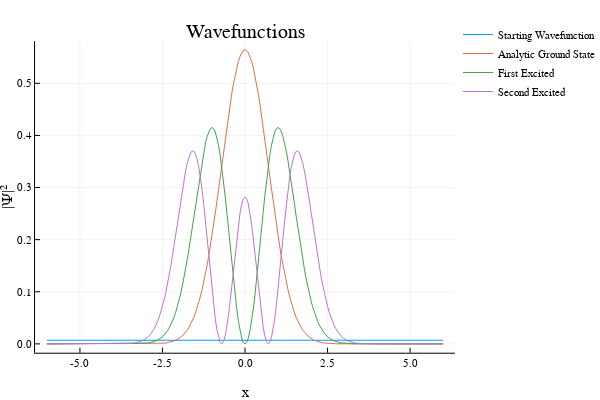

Notebook code for this chart:
### Code cell
Ψ0=(1.0/(2*xmax))*ones(Complex{Float64},N);
Ψtrue=(1+0*im).*ϕ.(x);
fΨtrue=fft(Ψtrue);
Ψ1=(1+0*im).*ϕ1.(x);
Ψ2=(1+0*im).*ϕ2.(x);
Ψ4=(1+0*im).*ϕ4.(x);

plot(x,abs2.(Ψ0),label="Starting Wavefunction")
plot!(x,abs2.(Ψtrue),label="Analytic Ground State")
plot!(x,abs2.(Ψ1),label="First Excited")
plot!(x,abs2.(Ψ2),label="Second Excited")


plot!(xlabel="x",ylabel="|Ψ|²",
    title="Wavefunctions")

### Figure 1 — Plotly figure (JSON) as saved in the notebook; plotly's stock layout.template omitted (floating-point values rounded to 4 significant figures; data arrays with more than 128 entries replaced by an {"elided": "..."} marker saying what was removed)
{"data": [{"colorbar": {"title": ""}, "hoverinfo": "text", "legendgroup": "Starting Wavefunction", "line": {"color": "rgba(0, 154, 250, 1.000)", "dash": "solid", "shape": "linear", "width": 1}, "mode": "lines", "name": "Starting Wavefunction", "showlegend": true, "text": {"elided": "241 null values"}, "type": "scatter", "x": {"elided": "241 float values"}, "xaxis": "x1", "y": {"elided": "241 float values"}, "yaxis": "y1", "zmax": 0.1, "zmin": -0.1}, {"colorbar": {"title": ""}, "hoverinfo": "text", "legendgroup": "Analytic Ground State", "line": {"color": "rgba(227, 111, 71, 1.000)", "dash": "solid", "shape": "linear", "width": 1}, "mode": "lines", "name": "Analytic Ground State", "showlegend": true, "text": {"elided": "241 null values"}, "type": "scatter", "x": {"elided": "241 float values"}, "xaxis": "x1", "y": {"elided": "241 float values"}, "yaxis": "y1", "zmax": 0.1, "zmin": -0.1}, {"colorbar": {"title": ""}, "hoverinfo": "text", "legendgroup": "First Excited", "line": {"color": "rgba(62, 164, 78, 1.000)", "dash": "solid", "shape": "linear", "width": 1}, "mode": "lines", "name": "First Excited", "showlegend": true, "text": {"elided": "241 null values"}, "type": "scatter", "x": {"elided": "241 float values"}, "xaxis": "x1", "y": {"elided": "241 float values"}, "yaxis": "y1", "zmax": 0.1, "zmin": -0.1}, {"colorbar": {"title": ""}, "hoverinfo": "text", "legendgroup": "Second Excited", "line": {"color": "rgba(195, 113, 210, 1.000)", "dash": "solid", "shape": "linear", "width": 1}, "mode": "lines", "name": "Second Excited", "showlegend": true, "text": {"elided": "241 null values"}, "type": "scatter", "x": {"elided": "241 float values"}, "xaxis": "x1", "y": {"elided": "241 float values"}, "yaxis": "y1", "zmax": 0.1, "zmin": -0.1}], "layout": {"annotations": [{"font": {"color": "rgba(0, 0, 0, 1.000)", "family": "sans-serif", "size": 20}, "rotation": 0, "showarrow": false, "text": "Wavefunctions", "x": 0.535, "xanchor": "center", "xref": "paper", "y": 1, "yanchor": "top", "yref": "paper"}], "height": 400, "legend": {"bgcolor": "rgba(255, 255, 255, 1.000)", "bordercolor": "rgba(0, 0, 0, 1.000)", "font": {"color": "rgba(0, 0, 0, 1.000)", "family": "sans-serif", "size": 11}, "tracegroupgap": 0, "x": 1, "y": 1}, "margin": {"b": 20, "l": 0, "r": 0, "t": 20}, "paper_bgcolor": "rgba(255, 255, 255, 1.000)", "plot_bgcolor": "rgba(255, 255, 255, 1.000)", "showlegend": true, "width": 600, "xaxis": {"anchor": "y1", "domain": [0.07647, 0.9934], "gridcolor": "rgba(0, 0, 0, 0.100)", "gridwidth": 0.5, "linecolor": "rgba(0, 0, 0, 1.000)", "mirror": false, "range": [-6.36, 6.36], "showgrid": true, "showline": true, "showticklabels": true, "tickangle": 0, "tickcolor": "rgb(0, 0, 0)", "tickfont": {"color": "rgba(0, 0, 0, 1.000)", "family": "sans-serif", "size": 11}, "tickmode": "array", "ticks": "inside", "ticktext": ["-5.0", "-2.5", "0.0", "2.5", "5.0"], "tickvals": [-5, -2.5, 0, 2.5, 5], "title": "x", "titlefont": {"color": "rgba(0, 0, 0, 1.000)", "family": "sans-serif", "size": 15}, "type": "-", "visible": true, "zeroline": false, "zerolinecolor": "rgba(0, 0, 0, 1.000)"}, "yaxis": {"anchor": "x1", "domain": [0.07581, 0.9415], "gridcolor": "rgba(0, 0, 0, 0.100)", "gridwidth": 0.5, "linecolor": "rgba(0, 0, 0, 1.000)", "mirror": false, "range": [-0.01693, 0.5811], "showgrid": true, "showline": true, "showticklabels": true, "tickangle": 0, "tickcolor": "rgb(0, 0, 0)", "tickfont": {"color": "rgba(0, 0, 0, 1.000)", "family": "sans-serif", "size": 11}, "tickmode": "array", "ticks": "inside", "ticktext": ["0.0", "0.1", "0.2", "0.3", "0.4", "0.5"], "tickvals": [0, 0.1, 0.2, 0.3, 0.4, 0.5], "title": "|Ψ|²", "titlefont": {"color": "rgba(0, 0, 0, 1.000)", "family": "sans-serif", "size": 15}, "type": "-", "visible": true, "zeroline": false, "zerolinecolor": "rgba(0, 0, 0, 1.000)"}}}
